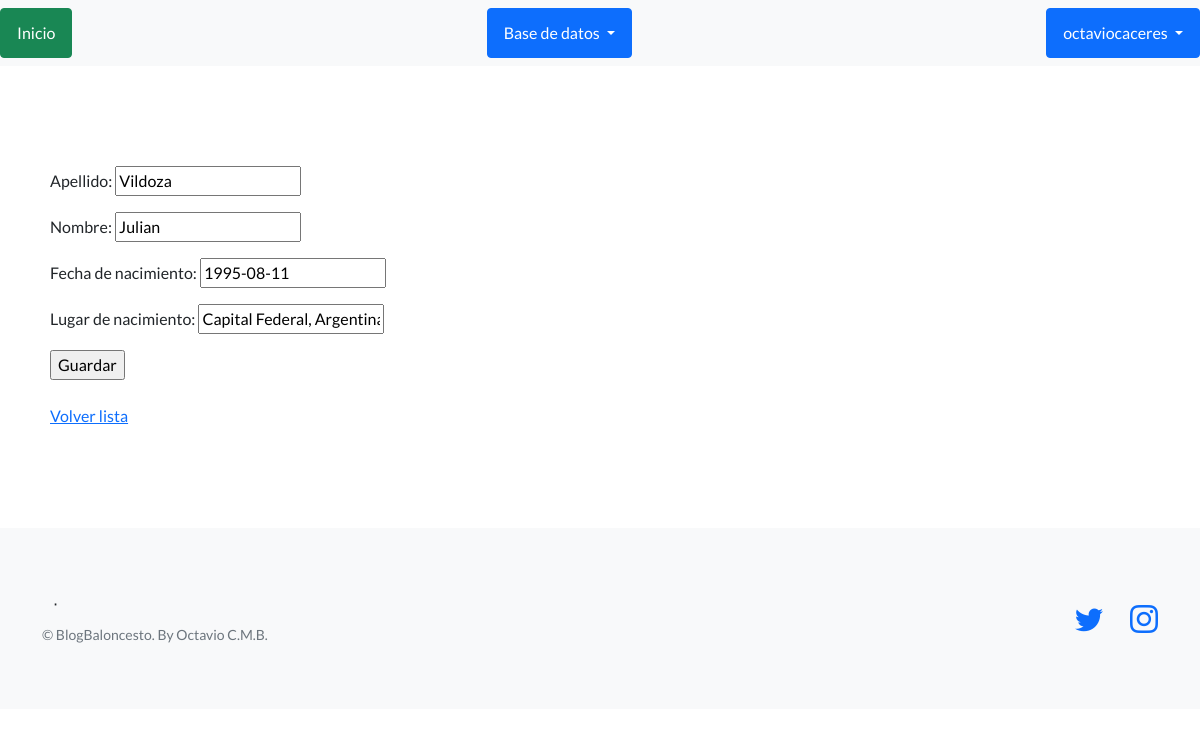
Screenshot of /BlogBasquet/editar-jugadores/5/ (signed in) with the database file from the repository.
### Basquet1/models.py (models this page shows, shortened)
class Jugadores(models.Model):
    nombre = models.CharField(max_length=256)
    apellido = models.CharField(max_length=256)
    numero_camiseta = models.IntegerField()
    lugar_de_nacimiento = models.CharField(max_length=256)
    fecha_de_nacimiento = models.DateField()
    esta_habilitado = models.BooleanField(default=True)
    creador = models.ForeignKey(User, on_delete=models.SET_NULL,null=True)
    picturep = models.ImageField(upload_to='jugadores', null=True, blank=True)

### Basquet1/views.py (the view)
# urls.py: path("editar-jugadores/<int:pk>/", JugadoresUpdateView.as_view(), name="editar_jugadores"),
class JugadoresUpdateView(LoginRequiredMixin, UpdateView):
    model = Jugadores
    fields = ('apellido', 'nombre', 'fecha_de_nacimiento', 'lugar_de_nacimiento', 'imagen')
    success_url = reverse_lazy('listar_jugadores')

### Basquet1/templates/Basquet1/jugadores_form.html (shortened to what this page needs)
{% extends "Basquet1/base.html" %}
{% block contenido %}
<form method="post">
 {{ form.as_p }}
 <input type="submit" value="Guardar" />
</form>
<br>
<a href="{% url 'listar_jugadores' %}">Volver lista</a>
{% endblock contenido %}

### Basquet1/templates/Basquet1/base.html (shortened to what this page needs)
{% load static %}
<!DOCTYPE html>
<html lang="en">
    <head>
        <link href="https://cdn.jsdelivr.net/npm/bootstrap-icons@1.5.0/font/bootstrap-icons.css" rel="stylesheet" type="text/css" />
        <link href= "{% static '\css\styles.css'%}" rel = "stylesheet" />
    </head>
    <body>
        <nav class="navbar navbar-light bg-light static-top">
        <a class="btn btn-success" href="{% url 'inicio'%}">Inicio</a>
            <div class="dropdown">
                <button class="btn btn-primary dropdown-toggle" type="button" id="dropdownMenuButton1" data-bs-toggle="dropdown" aria-expanded="false">
                 <div style="display: inline-flex;">
                    <span>Base de datos</span>
                </div>
                </button>
                </div>
                {% if user.is_authenticated %}
                <div class="dropdown">
                    <button class="btn btn-primary dropdown-toggle" type="button" id="dropdownMenuButton1" data-bs-toggle="dropdown" aria-expanded="false">
                        <div style="display: inline-flex;">
                            <span>{{ user.username }}</span>
                        </div>
                    </button>
                {% else %}
                <a class="btn btn-info" href="{% url 'login'%}">Inicio Sesión</a>
                <a class="btn btn-light" href="{% url 'registro'%}">Registro</a>
                {% endif %}
            </div>
        </nav>
        <section style="padding: 100px 50px;">
          {% block contenido %}
          {% endblock contenido %}
        </section>
        <footer class="footer bg-light">
            <div class="container">
                <div class="row">
                    <div class="col-lg-6 h-100 text-center text-lg-start my-auto">
                        <ul class="list-inline mb-2">
                            <li class="list-inline-item">⋅</li>
                        </ul>
                        <p class="text-muted small mb-4 mb-lg-0">&copy; BlogBaloncesto. By Octavio C.M.B.</p>
                    </div>
                    <div class="col-lg-6 h-100 text-center text-lg-end my-auto">
                        <ul class="list-inline mb-0">
                            <li class="list-inline-item me-4">
                                <a href="https://twitter.com/NBA"><i class="bi-twitter fs-3"></i></a>
                            </li>
                            <li class="list-inline-item">
                                <a href="https://www.instagram.com/nba/"><i class="bi-instagram fs-3"></i></a>
                            </li>
                        </ul>
                    </div>
                </div>
            </div>
        </footer>
    </body>
</html>

### rows the page displays
Jugadores: apellido "Vildoza", nombre "Julian", fecha_de_nacimiento "1995-08-11", lugar_de_nacimiento "Capital Federal, Argentina"

### other values shown
{{ user.username }} "octaviocaceres"
